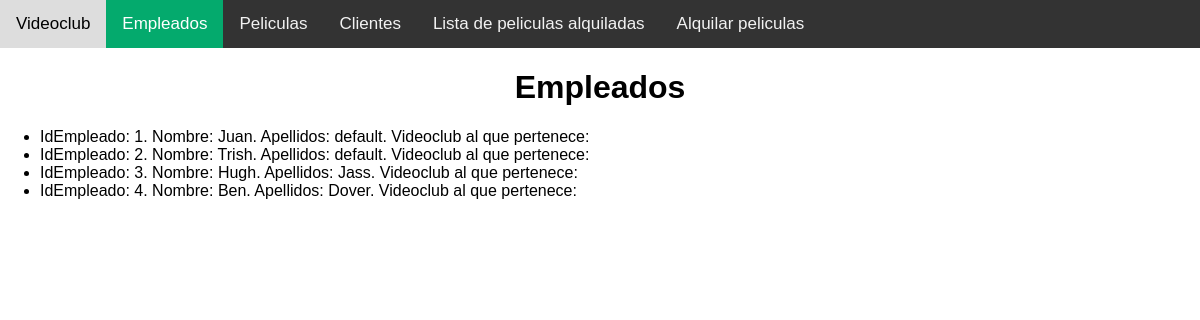
Screenshot of /videoclub/empleados with the database file from the repository.
### videoclub/models.py (models this page shows, shortened)
class Empleado(models.Model):
    idEmpleado = models.AutoField(primary_key=True)
    nombre = models.CharField(max_length=30, blank=False, null=False)
    apellidos = models.CharField(max_length=60, blank=False, null=False)
    idVideoclub = models.ForeignKey(Videoclub, default=1, on_delete=models.PROTECT)

### videoclub/views.py (the view)
# urls.py: path('empleados', videoclub.views.empleado),
def empleado(request):
    empleados = Empleado.objects.all()
    dictionary = {'empleados': empleados}
    return render(request, 'videoclub/empleados.html', dictionary)

### videoclub/templates/videoclub/empleados.html (shortened to what this page needs)
<!DOCTYPE html>
<html lang="en">
<head>
</head>
<body>
<div class="topnav">
  <a href="videoclub">Videoclub</a>
  <a class="active" href="empleados">Empleados</a>
  <a href="peliculas">Peliculas</a>
  <a href="clientes">Clientes</a>
    <a href="lista_alquilados">Lista de peliculas alquiladas</a>
    <a href="alquilar_pelicula">Alquilar peliculas</a>
</div>
  <h1 style="text-align: center;">Empleados</h1>
    <ul>
        {% for empleado in empleados %}
            <li>
                IdEmpleado: {{ empleado.idEmpleado }}. Nombre: {{ empleado.nombre }}.
                Apellidos: {{ empleado.apellidos }}. Videoclub al que pertenece: {{ videoclub.idVideoclub }}
            </li>
        {% endfor %}
    </ul>
</body>
</html>

### videoclub/templates/videoclub/empleados.html (style rules this page uses)
body { margin: 0; font-family: Arial, Helvetica, sans-serif; }
.topnav { overflow: hidden; background-color: #333; }
.topnav a { float: left; color: #f2f2f2; text-align: center; padding: 14px 16px; text-decoration: none; font-size: 17px; }
.topnav a.active { background-color: #04AA6D; color: white; }

### rows the page displays
Empleado: idEmpleado "1", nombre "Juan", apellidos "default"
Empleado: idEmpleado "2", nombre "Trish", apellidos "default"
Empleado: idEmpleado "3", nombre "Hugh", apellidos "Jass"
Empleado: idEmpleado "4", nombre "Ben", apellidos "Dover"
